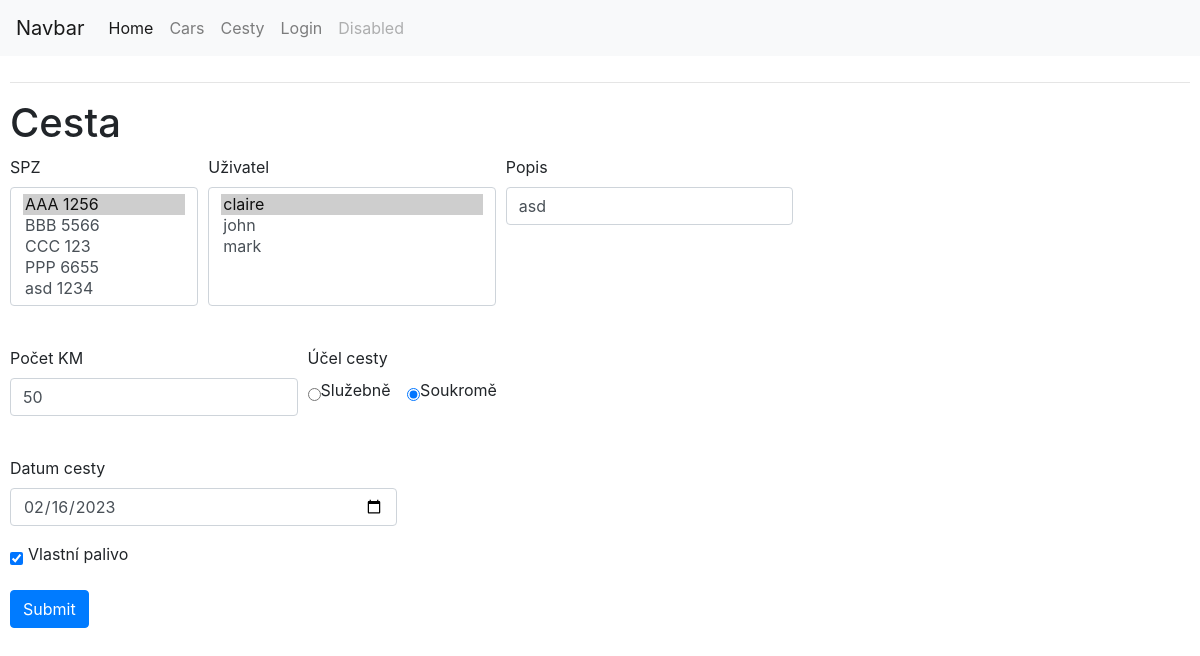
Screenshot of /edit_route/1 with the database file from the repository.
### app/models.py (models this page shows, shortened)
class Route(db.Model):
    id = db.Column(db.Integer, primary_key=True)
    driver = db.Column(db.Integer, db.ForeignKey('user.id'), nullable=True)
    car = db.Column(db.Integer, db.ForeignKey('car.id'), nullable=True)
    route_desc = db.Column(db.String(120), index=True)
    route_purpose = db.Column(db.Integer)
    date = db.Column(db.DateTime,index=True, nullable=True)
    own_gas = db.Column(db.Integer)
    route_length = db.Column(db.Integer)

### app/routes.py (the view)
@app.route("/edit_route/<int:route_id>", methods=['GET', 'POST'])
def edit_route(route_id):
    item = db.session.query(Route).get(route_id)
    form = RouteOps(obj=item)
    if form.validate_on_submit():
        form.populate_obj(item)
        db.session.add(item)
        db.session.commit()
        return redirect(url_for('routes'))
    return render_template('new_route.html', form=form)

### app/forms.py
class RouteOps(FlaskForm):
    car = SelectField("SPZ", choices=get_cars, validators=[DataRequired()])
    driver = SelectField("Uživatel", choices=get_users, validators=[DataRequired()])
    route_desc = StringField('Popis', validators=[DataRequired()])
    route_purpose = RadioField("Účel cesty", coerce=int, choices=[(1, "Služebně"),(2,"Soukromě")], validators=[DataRequired()])
    date = DateField("Datum cesty", validators=[DataRequired()])
    own_gas = BooleanField('Vlastní palivo', validators=[Optional()])
    route_length = IntegerField("Počet KM", validators=[DataRequired(),NumberRange(min=1)])
    submit = SubmitField('Submit')

### app/forms.py (called while the page is built)
def get_users():
    choices = list()
    users = User.query.order_by(User.username)
    for user in users:  # <- assumes store_id and store_names are unique
        choices.append((user.id,user))
    return choices

def get_cars():
    choices = list()
    cars = Car.query.order_by(Car.SPZ)
    for car in cars:  # <- assumes store_id and store_names are unique
        choices.append((car.id,car.SPZ))
    return choices

### app/models.py (called while the page is built)
    def __repr__(self):
        return '{}'.format(self.username)

### app/templates/new_route.html (shortened to what this page needs)
{% extends "base.html" %}
{% block content %}
<h1>Cesta</h1>
<div class="divForm">
<form action="" method="post" novalidate>
    <div class="form-row">
        <div class="form-group col-md-2">
          {{ form.car.label }}
          {{ form.car(size=5,class_="form-control") }} <br>
        </div>
        <div class="form-group col-md-3">
            {{ form.driver.label }}<br>
            {{ form.driver(size=5,class_="form-control") }}<br>
        </div>
        <div class="form-group col-md-3">
            {{ form.route_desc.label }}<br>
            {{ form.route_desc(size=32,class_="form-control") }}<br>
        </div>
      </div>
      <div class="form-row">
        <div class="form-group col-md-3">
            {{ form.route_length.label }}<br>
            {{ form.route_length(size=32,class_="form-control") }}<br>
        </div>
        <div class="form-check col-md-4">
        {{form.route_purpose.label}} <br>
        {% for field in form.route_purpose %}
        <div class="form-check form-check-inline">
          {{field}}
          {{field.label}}
        </div>
        {% endfor %}
      </div>
      </div>
      <div class="form-row">
        <div class="form-group col-md-4">
            {{ form.date.label }}<br>
            {{ form.date(size=32,class_="form-control") }}
        </div>
      </div>
      <div class="form-row">
        <div class="form-group col-md-2">
          <div class="form-check form-check-inline">
            {{ form.own_gas(class="form-check-input form-check-inline") }}
            <label class="form-check-label" for="inlineCheckbox1">{{ form.own_gas.label }}</label>
          </div>
        </div>
      </div>
      <div class="form-row">
      <div class="form-group col-md-12">
        {{ form.submit(class="btn btn-primary") }}
      </div>
      </div>
</form>
</div>
{% endblock %}

### rows the page displays
Route: car "AAA 1256 ☑ / BBB 5566 / CCC 123 / PPP 6655 / asd 1234", driver "claire ☑ / john / mark", route_desc "asd", route_length "50", date "02/16/2023", own_gas "☑"

### other values shown
{{ field.label }} "Služebně" "Soukromě"
